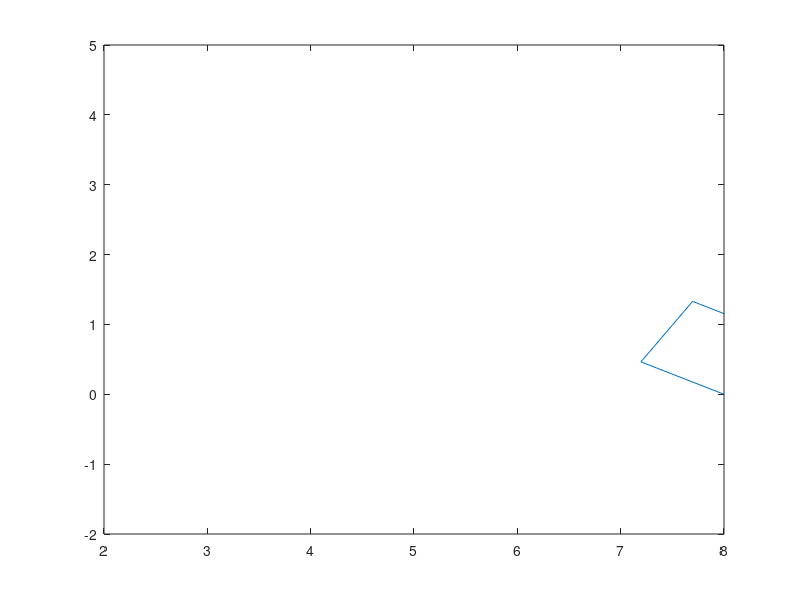
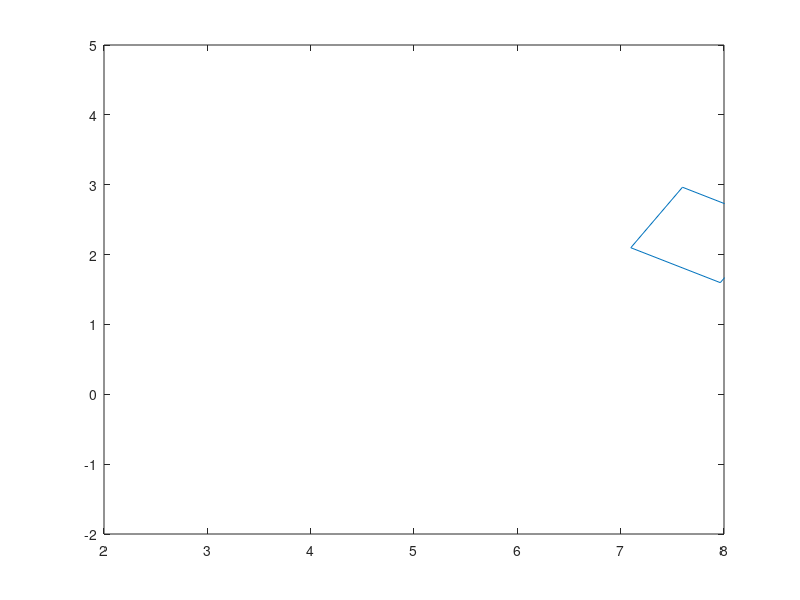

Reproduce these figures in MATLAB, in order.
d_x = 3;% how much ever you want to translate in horizontal direction
d_y = 1; % how much ever you want to translate in vertical direction
% create original box
% first row is horizontal and second row is vertical coordinates
my_pts = [3 3 4 4 3;3 4 4 3 3];
% write code to plot the box

fig1=figure(1);
plot([my_pts(1,:)],[my_pts(2,:)])
% write code here to create your 2D rotation matrix my_rot
my_rot = [cos(11*pi/6),-sin(11*pi/6); sin(11*pi/6),cos(11*pi/6)];
% write code to create your Homogeneous 2D Translation matrix hom_trans using d_x & d_y
hom_trans = [1 0 d_x;0 1 d_y;0 0 1];
% Perform Compound transformation
% write code to construct your 2D Homogeneous Rotation Matrix using my_rot and store theresult in hom_rot
% HINT: start with a 3x3 identity matrix and replace a part of it with my_rot to create hom_rot
hom_rot = [my_rot(1,1)  my_rot(1,2) 0; my_rot(2,1) my_rot(2,2) 0; 0 0 1];
% write code to convert my_pts to the homogeneous system and store the result inhom_my_pts
one=ones(1, length(my_pts));
hom_my_points = [my_pts(1,:);my_pts(2,:); one];
% write code to perform in a single compound transformation: translation (hom_trans)
%followed by rotation (hom_rot) on hom_my_pts, and store the result in trans_my_pts
comp1=mtimes(hom_rot,hom_trans);

trans_my_pts = [];
for c=1:length(hom_my_points)
   trans_my_points(:,c) = comp1*hom_my_points(:,c);
end
plot([trans_my_points(1,:)],[trans_my_points(2,:)])


% write code to plot the transformed box (output) which has to be done in Cartesian, so...
% cut out the X, Y points and ignore the 3rd dimension
hold on
axis([2 8 -2 5]); % just to make the plot nicely visible
% Now, let us reverse the order of rotation and translation and compare
fig2=figure(2);
plot(my_pts(1,1:end),my_pts(2,1:end),'b*-');
% write code to perform in a single compound transformation: rotation followed by translation,and store the result in trans_my_pts
comp2=mtimes(hom_trans,hom_rot);
trans_my_pts = [];
for c=1:length(hom_my_points)
   trans_my_points(:,c) = comp2*hom_my_points(:,c);
end
plot([trans_my_points(1,:)],[trans_my_points(2,:)])
hold on
% write code to plot the Transformed box (output) which has to be done in Cartesian, so...
% cut out the X, Y points and ignore the 3rd dimension
axis([2 8 -2 5]); % just to make the plot nicely visible